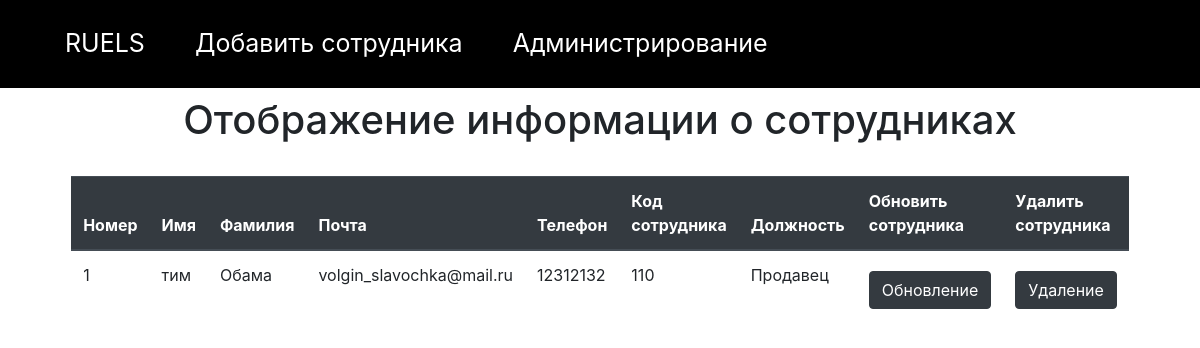
/employee/, run on an earlier commit of the app's database.
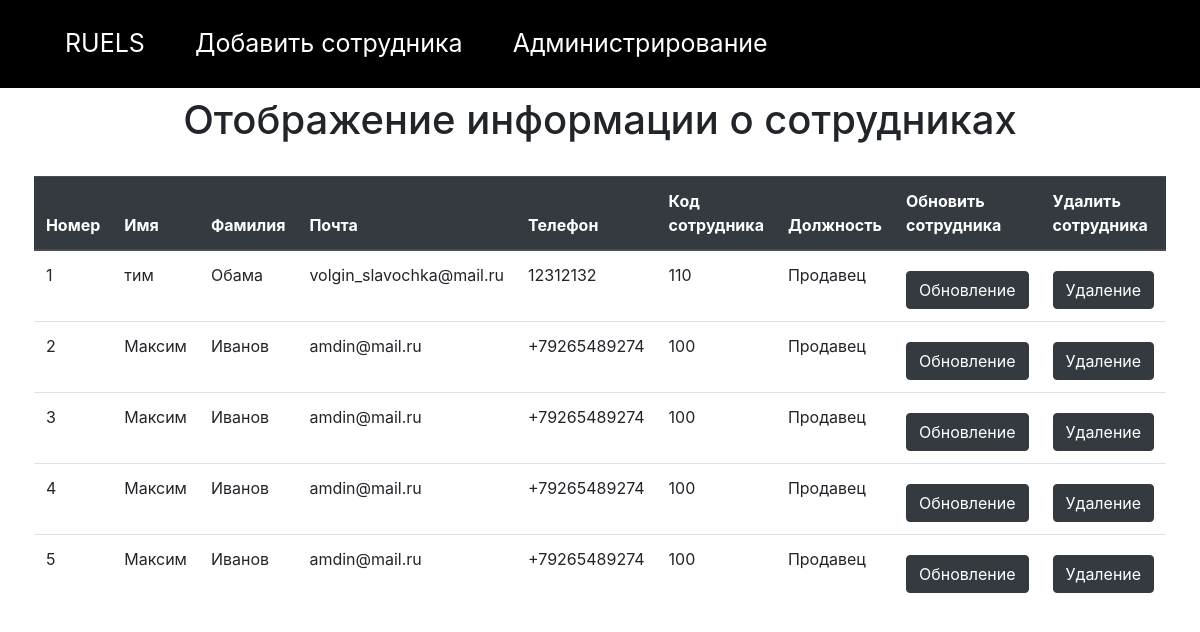
And on a later commit of the database.
### employees/models.py (models this page shows, shortened)
class Employee(models.Model):
    first_name = models.CharField(max_length = 50)
    second_name = models.CharField(max_length = 50)
    email = models.EmailField(blank = True)
    phone = models.CharField(max_length = 15)
    office_code = models.CharField(max_length=40)
    position = models.CharField(max_length=70)

### employees/views.py (the view)
# urls.py: path('', views.index_employee, name='index-employee'),
def index_employee(request):
    employees = Employee.objects.all()
    return render(request, 'employees/employees.html', {'employees': employees})

### employees/templates/employees/employees.html (shortened to what this page needs)
<!DOCTYPE html>
{% load static %}
<html>
<head>
     <link rel="stylesheet" href="{% static "css/customer.css" %}" />
     <link rel="stylesheet" href="https://stackpath.bootstrapcdn.com/bootstrap/4.3.1/css/bootstrap.min.css">
<body>
<header>
    <nav class="default-nav">
      <ul>
          <li> <a href= "{% url 'general' %}" style="color:white">RUELS</a></li>
          <li> <a href= "{% url 'upload-employee' %}" style="color:white">Добавить сотрудника</a> </li>
        <li> <a href="{% url 'admin:index' %}" style="color:white">Администрирование</a> </li>
      </ul>
    </nav>
  </header>
{% block content %}
<h1 class="mt-2" align="center">Отображение информации о сотрудниках</h1>
<div class="d-flex justify-content-center mt-2">
 <table class="table w-75 mt-4">
       <thead class="thead-dark">
      <tr>
       <th scope="col">Номер</th>
       <th scope="col">Имя</th>
       <th scope="col">Фамилия</th>
       <th scope="col">Почта</th>
       <th scope="col">Телефон</th>
       <th scope="col">Код сотрудника</th>
       <th scope="col">Должность</th>
       <th scope="col">Обновить сотрудника</th>
       <th scope="col">Удалить сотрудника</th>
    </tr>
      </thead>
     {% for employee in employees %}
      <tr>
      <td>{{employee.id}}</td>
      <td>{{employee.first_name}}</td>
      <td>{{employee.second_name}}</td>
      <td>{{employee.email}}</td>
      <td>{{employee.phone}}</td>
      <td>{{employee.office_code}}</td>
      <td>{{employee.position}}</td>
      <td><a href="update/{{employee.id}}" class="btn btn-dark mt-2 w-100" id = '{{employee.id}}'>Обновление</a></td>
      <td><a href="delete/{{employee.id}}" class="btn btn-dark mt-2 w-100" id = '{{employee.id}}'>Удаление</a></td>
      {% endfor %}
      </tr>
 </table>
</div>
{% endblock %}
</body>
</html>

### static/css/customer.css (style rules this page uses)
body { margin: 0; padding: 0; }
.default-nav { display: block; background-color: black; overflow: hidden; }
.default-nav ul li { list-style-type: none; float: left; display: block; text-align: center; padding: 25px; text-decoration: none; font-size: 25px; }

What changed in the data, as far as the page shows it:
added Employee: id "2", first_name "Максим", second_name "Иванов", email "amdin@mail.ru", phone "+79265489274", office_code "100", position "Продавец"
added Employee: id "3", first_name "Максим", second_name "Иванов", email "amdin@mail.ru", phone "+79265489274", office_code "100", position "Продавец"
added Employee: id "4", first_name "Максим", second_name "Иванов", email "amdin@mail.ru", phone "+79265489274", office_code "100", position "Продавец"
added Employee: id "5", first_name "Максим", second_name "Иванов", email "amdin@mail.ru", phone "+79265489274", office_code "100", position "Продавец"
